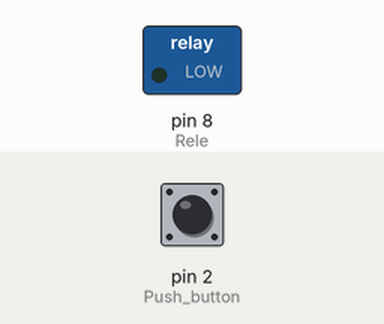
Recording of a sketch running on a simulated Arduino Uno, built with avr-gcc and run on an emulated ATmega328P. Shown: switched loads named in the sketch (green lamp = pin HIGH). The test bench sets the inputs (shaded band); at power-on: pin 2 (Push_button) LOW.

Above: at 1.2 s.
1.3 s: pin 2 (Push_button) pulled HIGH for 0.15 s
At 1.8 s:
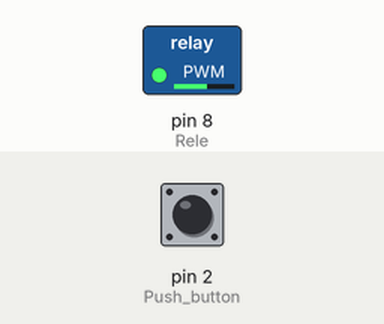
4.4 s: pin 2 (Push_button) pulled HIGH for 1 s
At 6.7 s:
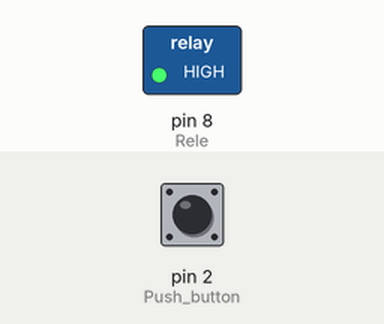
6.9 s: pin 2 (Push_button) pulled HIGH for 3.2 s
Timing chart, 0 to 17.5 s (numbered marks = the images above; inputs shaded):
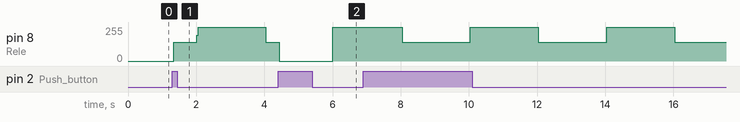

The sketch:

iluminacao.ino
```cpp
// Variavel para armazenar por quantos segundos a lampada
//  esteve apagada
unsigned long timer_luz = millis();

// Setup
void setup(){
  pinMode(8, OUTPUT); //Rele

  pinMode(2, INPUT); //Push button
  attachInterrupt(digitalPinToInterrupt(2), acende, RISING);
}

//Variavel da luz e função de controle
volatile byte luz = 0;
void acende(){
  luz = !luz;
}

void timer_lamps(){ //faz as verificacoes periodicas
  if((millis() - timer_luz) >= 2000){// se as luzes ficaram 2s apagadas
    digitalWrite(8, HIGH); //acende as luzes
    delay(2000); //permanece aceso por 2s
  	timer_luz = millis();
  }
  else digitalWrite(8, LOW);
}

//Programa
void loop(){
  //o botao funciona de maneira independente, e possui precedencia,
  // ou seja, ao ser pressionado, ignora o timer
  if(luz == 1) digitalWrite(8, HIGH);
  else digitalWrite(8, LOW);
  timer_lamps();
}
```

Measured:
- after the input at 4.4 s, pin 8 (Rele): 139/255 → 0/255 at once, → 255/255 1.6 s later
